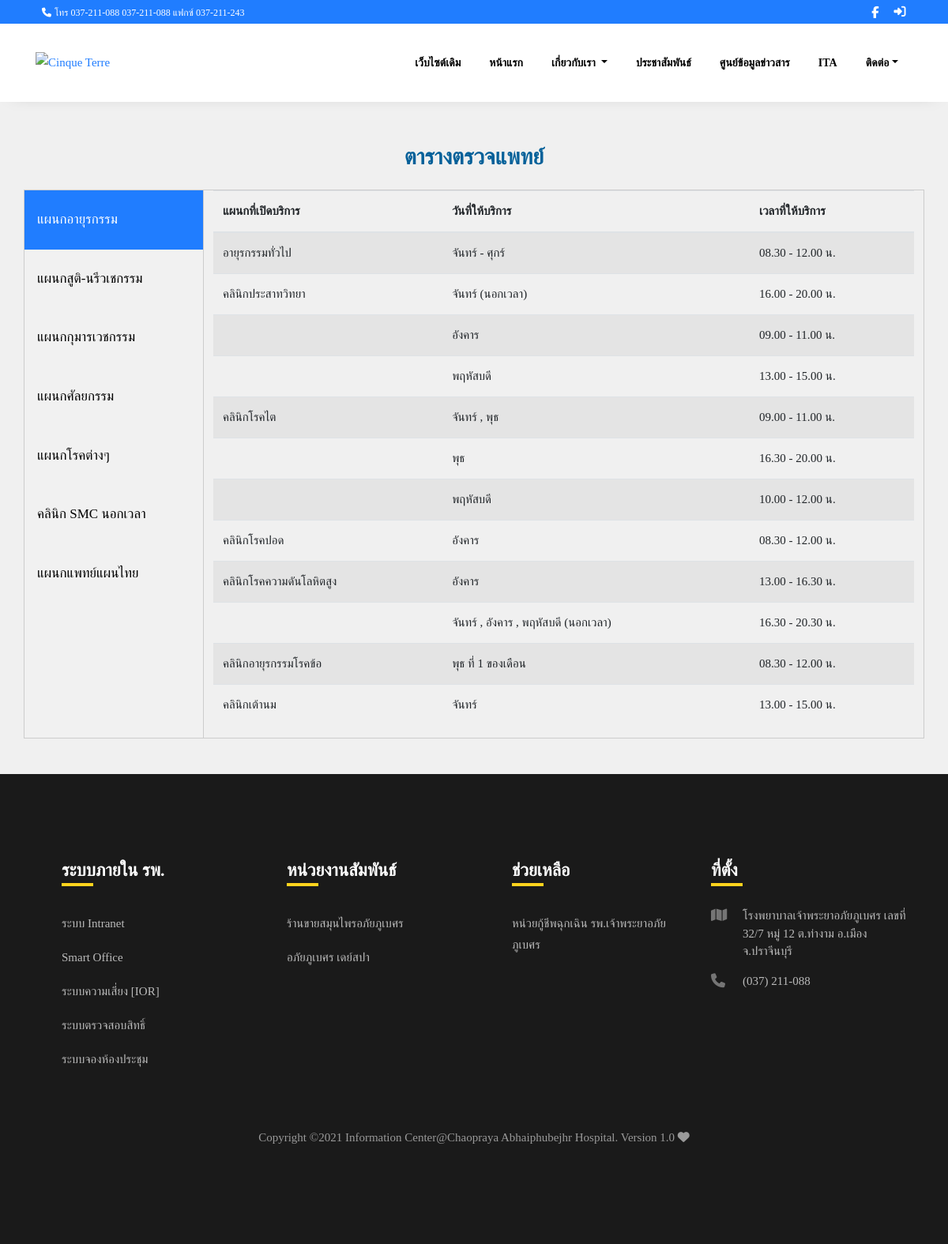
The app's page /Pages/medicinetables.php with its own data.
### tables this page shows
CREATE TABLE `tb_department`  (
  `id` int(11) NOT NULL AUTO_INCREMENT,
  `description` text,
  `en_description` varchar(20) DEFAULT NULL,
  `status` varchar(1) NOT NULL DEFAULT 'Y',
  `detail` text,
  `icon_id` varchar(30) DEFAULT NULL,
  `icon_color` varchar(7) DEFAULT NULL,
  PRIMARY KEY (`id`) USING BTREE
);

CREATE TABLE `cpa_web_footer_group`  (
  `cpa_footer_group_id` int(11) NOT NULL,
  `cpa_footer_group_name` varchar(255) DEFAULT NULL,
  `cpa_footer_status` int(5) DEFAULT NULL,
  PRIMARY KEY (`cpa_footer_group_id`) USING BTREE
);

CREATE TABLE `cpa_web_footermenu`  (
  `cpa_footer_id` int(11) NOT NULL AUTO_INCREMENT,
  `cpa_footer_name` varchar(255) DEFAULT NULL,
  `cpa_footer_link` varchar(255) DEFAULT NULL,
  `cpa_footer_group_id` int(50) DEFAULT NULL,
  `cpa_footer_status` varchar(50) DEFAULT NULL,
  PRIMARY KEY (`cpa_footer_id`) USING BTREE
);

### Pages/medicinetables.php (the view, shortened to what this page needs)
<!DOCTYPE html>
<html lang="en">
<head>
  <?php include("./cpawebsite/components/header.php"); ?>
</head>
<body style="background-color: #f0f0f0;">
  <?php include "./cpawebsite/components/navbar.php" ?>
  <div class="container" style="padding-top: 45px; padding-bottom: 45px;">
    <div class="row">
      <div class="col-md-12 col-sm-12 col-xs-12 ">
        <p style="text-align: center;">
          <span style="font-weight: bold;font-size:28px;color: #046099;">ตารางตรวจแพทย์</span>
        </p>
      </div>
    </div>
    <div class="row">
      <div class="tab">
        <?php
        $sel_col = "SELECT * FROM tb_department WHERE status = 'Y'";
        $querysel_col = mysqli_query($con, $sel_col);
        $defaultOpen = 'id="defaultOpen"';
        while ($ResultCeo = mysqli_fetch_assoc($querysel_col)) {
        ?>
          <button class="tablinks" onclick="openCity(event, '<?php echo $ResultCeo['id']; ?>')" <?php echo $defaultOpen ?>>
            <?php echo $ResultCeo['description']; ?></button>
          <?php echo $defaultOpen = "" ?>
        <?php
        }
        ?>
      </div>
      <?php
      $sel_col = "SELECT * FROM tb_department WHERE status = 'Y'";
      $querysel_col = mysqli_query($con, $sel_col);
      while ($ResultCeo_col = mysqli_fetch_assoc($querysel_col)) {
      ?>
        <div id="<?php echo $ResultCeo_col['id']; ?>" class="tabcontent">
          <div class="table-responsive">
            <table class="table table-striped ">
              <thead>
                <tr>
                  <th>แผนกที่เปิดบริการ</th>
                  <th>วันที่ให้บริการ</th>
                  <th>เวลาที่ให้บริการ</th>
                </tr>
              </thead>
              <tbody>
                <?php
                $sel = "SELECT  e.id as tb_e_id,
                                b.id as tb_id,
                                b.description as td_dep,
                                c.description_sub as td_sub,
                                d.date as td_day,
                                e.detail as td_detail,
                                f.time as td_time,
                                a.detail as tb_detail,
                                a.order_by
                        FROM tb_department_event a
                        LEFT JOIN tb_department b ON a.department = b.id
                        LEFT JOIN tb_department_sub c ON a.department_sub = c.id
                        LEFT JOIN tb_department_date d ON a.department_date = d.id
                        LEFT JOIN tb_department_detail e ON a.department_detail = e.id
                        LEFT JOIN tb_department_time f ON a.department_time = f.id
                        ORDER BY  b.id,a.order_by";
                $querysel = mysqli_query($con, $sel);
                $tmp_name = '';
                while ($ResultCeo = mysqli_fetch_assoc($querysel)) {
                  if ($ResultCeo['tb_id'] == $ResultCeo_col['id']) {
                    if ($ResultCeo['tb_detail'] != '') {
                      $ResultCeo['td_sub'] = $ResultCeo['td_sub'] . '<span style="color:#0b5e2c"> (' . $ResultCeo['tb_detail'] . ')</span>';
                    }
                ?><tr>
                      <td><?php echo $ResultCeo['td_sub'] != $tmp_name ? $ResultCeo['td_sub'] : ''; ?></td>
                      <td><?php echo $ResultCeo['td_day'] . ' ' . ($ResultCeo['tb_e_id'] == '7' ? '' : $ResultCeo['td_detail']); ?></td>
                      <td><?php echo $ResultCeo['td_time']; ?></td>
                    </tr>
                <?php
                    $tmp_name = $ResultCeo['td_sub'];
                  }
                }
                ?>
              </tbody>
            </table>
          </div>
        </div>
      <?php
      }
      ?>
    </div>
  </div>
  <?php include "./cpawebsite/components/footer.php" ?>
</body>
</html>

### components/footer.php (shortened to what this page needs)
<footer class="footer">
	<div class="container">
		<div class="row">
			<?php
			$selectfootergroup = "SELECT * FROM cpa_web_footer_group where cpa_footer_status = '1'";
			$queryfootergroup = mysqli_query($con, $selectfootergroup);
			while ($Result = mysqli_fetch_assoc($queryfootergroup)) {
			?>
				<div class="col-md-6 col-lg-3 pl-lg-5 mb-1 mb-md-0">
					<h2 class="footer-heading"><?php echo $Result['cpa_footer_group_name']; ?></h2>
					<ul class="list-unstyled">
						<?php
						$selectfootermenu = "SELECT * FROM cpa_web_footermenu where cpa_footer_group_id = '" . $Result["cpa_footer_group_id"] . "' and cpa_footer_status = '1'";
						$queryfootermenu = mysqli_query($con, $selectfootermenu);
						while ($Resultmenu = mysqli_fetch_assoc($queryfootermenu)) { ?>
							<li><a href="<?php  if($Resultmenu['cpa_footer_link'] =='' || null ){echo '#';}else echo $Resultmenu['cpa_footer_link'] ;?>"  class="py-2 d-block">
							<?php echo $Resultmenu['cpa_footer_name'] ;?></a></li>
						<?php } ?>
					</ul>
				</div>
			<?php } ?>
			<div class="col-md-6 col-lg-3 mb-4 mb-md-0">
				<h2 class="footer-heading">ที่ตั้ง</h2>
				<div class="block-23 mb-3">
					<ul>
						<li><span class="icon fa fa-map"></span><span class="text">โรงพยาบาลเจ้าพระยาอภัยภูเบศร เลขที่ 32/7 หมู่ 12 ต.ท่างาม อ.เมืองจ.ปราจีนบุรี </span></li>
						<li><a href="#"><span class="icon fa fa-phone"></span><span class="text">(037) 211-088</span></a></li>
					</ul>
				</div>
			</div>
		</div>
		<div class="row mt-5">
			<div class="col-md-12 text-center">
				<p class="copyright">
					Copyright &copy; Information Center@Chaopraya Abhaiphubejhr Hospital. Version 1.0 <i class="fa fa-heart" aria-hidden="true"></i>
				</p>
			</div>
		</div>
	</div>
</footer>

### Pages/medicinetables.php (style rules this page uses)
* { box-sizing: border-box }
body { font-family: "Lato", sans-serif; }
.tab { float: left; border: 1px solid #ccc; background-color: #f1f1f1; width: 20%; height: auto; }
.tab button { display: block; background-color: inherit; color: black; padding: 22px 16px; width: 100%; border: none; outline: none; text-align: left; cursor: pointer; transition: 0.3s; font-size: 17px; }
.tab button.active { background-color: #207dff; color: WHITE; }
.tabcontent { float: left; padding: 0px 12px; border: 1px solid #ccc; width: 80%; border-left: none; height: auto; }

### components/navbar.php (style rules this page uses)
div { font-family: myFirstFont; }

### records on screen
tb_department: description "แผนกอายุรกรรม", td_sub "อายุรกรรมทั่วไป", td_day "จันทร์ - ศุกร์", td_time "08.30 - 12.00 น.", td_sub "คลินิกประสาทวิทยา", td_day "จันทร์", td_detail "(นอกเวลา)", td_time "16.00 - 20.00 น.", td_day "อังคาร", td_time "09.00 - 11.00 น.", td_day "พฤหัสบดี", td_time "13.00 - 15.00 น.", td_sub "คลินิกโรคไต", td_day "จันทร์ , พุธ", td_day "พุธ", td_time "16.30 - 20.00 น.", td_time "10.00 - 12.00 น.", td_sub "คลินิกโรคปอด", td_sub "คลินิกโรคความดันโลหิตสูง", td_time "13.00 - 16.30 น.", td_day "จันทร์ , อังคาร , พฤหัสบดี", td_time "16.30 - 20.30 น.", td_sub "คลินิกอายุรกรรมโรคข้อ", td_detail "ที่ 1 ของเดือน", td_sub "คลินิกเต้านม"
tb_department: description "แผนกสูติ-นรีวเชกรรม"
tb_department: description "แผนกกุมารเวชกรรม"
tb_department: description "แผนกศัลยกรรม"
tb_department: description "แผนกโรคต่างๆ"
tb_department: description "คลินิก SMC นอกเวลา"
tb_department: description "แผนกแพทย์แผนไทย"
cpa_web_footer_group: cpa_footer_group_name "ระบบภายใน รพ."
cpa_web_footermenu: cpa_footer_name "ระบบ Intranet"
cpa_web_footermenu: cpa_footer_name "Smart Office"
cpa_web_footermenu: cpa_footer_name "ระบบความเสี่ยง [IOR]"
cpa_web_footermenu: cpa_footer_name "ระบบตรวจสอบสิทธิ์"
cpa_web_footermenu: cpa_footer_name "ระบบจองห้องประชุม"
cpa_web_footer_group: cpa_footer_group_name "หน่วยงานสัมพันธ์"
cpa_web_footermenu: cpa_footer_name "ร้านขายสมุนไพรอภัยภูเบศร"
cpa_web_footermenu: cpa_footer_name "อภัยภูเบศร เดย์สปา"
cpa_web_footer_group: cpa_footer_group_name "ช่วยเหลือ"
cpa_web_footermenu: cpa_footer_name "หน่วยกู้ชีพฉุกเฉิน รพ.เจ้าพระยาอภัยภูเบศร"
